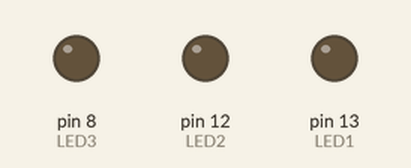
Simulated run of this sketch. Board: Arduino Uno, built with avr-gcc and run on an emulated ATmega328P. Shown: output pins drawn as LEDs (lit = HIGH).

Above: at 0.2 s.
At 1.5 s:
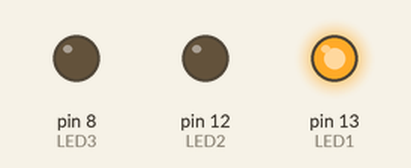
At 3.0 s:
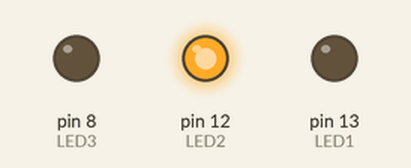
At 4.5 s:
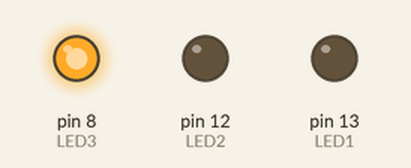
Timing chart, 0 to 8.5 s (numbered marks = the images above):
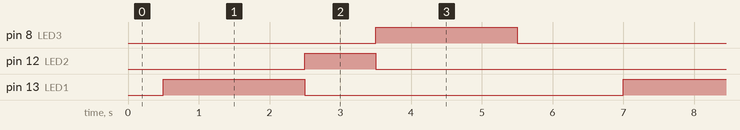

Measured:
- by itself, pin 8 (LED3), pin 13 (LED1): alternates HIGH for 2.0 s and LOW for 4.5 s
- by itself, pin 12 (LED2): alternates HIGH for 1.0 s and LOW for 5.5 s
- by itself, everything shown: repeats every 6.5 s, in 4 steps

The sketch:

sketch2_Funcion_semaforo.ino
```cpp
int const LED1 = 13;  // LED ROJO
int const LED2 = 12;  // LED AMARILLO
int const LED3 = 8;   // LED VERDE

void setup() {
  pinMode(LED1, OUTPUT);
  pinMode(LED2, OUTPUT);
  pinMode(LED3, OUTPUT);
}

void loop() {
  // FUNCIÓN SEMÁFORO


  digitalWrite(LED1, LOW);
  digitalWrite(LED2, LOW);
  digitalWrite(LED3, LOW);
  delay(500);


  digitalWrite(LED1, HIGH);
  delay(2000);
  digitalWrite(LED1, LOW);


  digitalWrite(LED2, HIGH);
  delay(1000);
  digitalWrite(LED2, LOW);


  digitalWrite(LED3, HIGH);
  delay(2000);
  digitalWrite(LED3, LOW);


  delay(1000);
}
```
